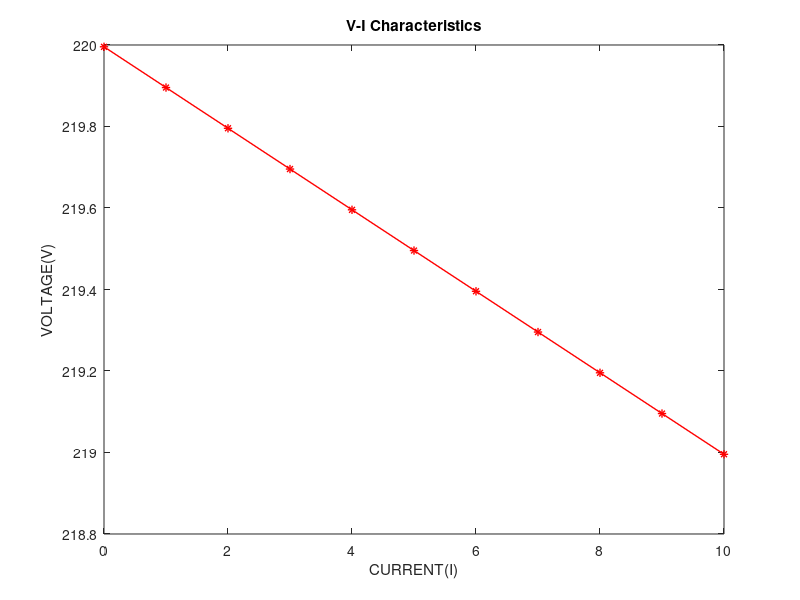

Here is the MATLAB script that generated this plot:
terminal_voltage=220;
no_of_poles=2200;
amature_resistance=0.1;
resistance_field_winding=5000;
Ish=terminal_voltage/resistance_field_winding;
IL=0:10;
Ia=Ish+IL;
VL=220-Ia.*amature_resistance;
plot(IL,VL,'-*red','Linewidth',1)
title('V-I Characteristics')
ylabel('VOLTAGE(V)')
xlabel('CURRENT(I)')